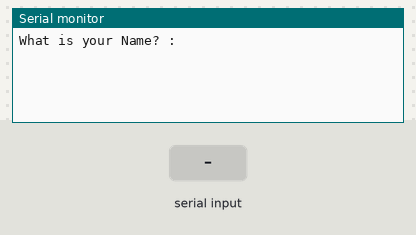
A sketch run on a simulated Arduino Uno, built with avr-gcc and run on an emulated ATmega328P. On the bench: the last lines printed to the serial monitor. The test bench sets the inputs (shaded band).

Above: at 1.2 s.
1.3 s: "1" received over Serial
At 3.5 s:
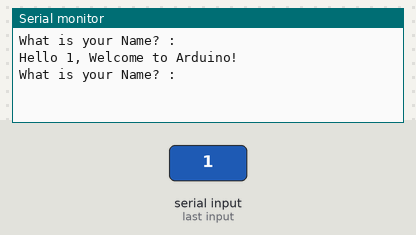
3.8 s: "0" received over Serial
At 5.2 s:
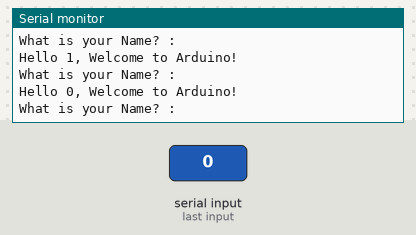
5.3 s: "2" received over Serial
At 6.7 s:
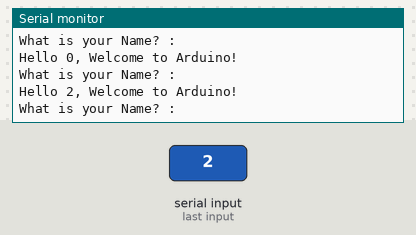

Measured:
- after the input at 1.3 s, the serial monitor: prints a new line after 1.0 s (image 1)
- after the input at 3.8 s, the serial monitor: prints a new line after 1.0 s (image 2)
- after the input at 5.3 s, the serial monitor: prints a new line after 1.0 s (image 3)

The sketch:

serial_monitor_strings.ino
```cpp
String myString;
String msg = "What is your Name? : ";
String msg2 = "Hello ";
String msg3 = ", Welcome to Arduino!";


void setup() {
  // put your setup code here, to run once:
  Serial.begin(9600);
}

void loop() {
  // put your main code here, to run repeatedly:
  Serial.println(msg);
  while(Serial.available() == 0)
  ;
  myString = Serial.readString();
  Serial.print(msg2);
  Serial.print(myString);
  Serial.println(msg3);

}
```
